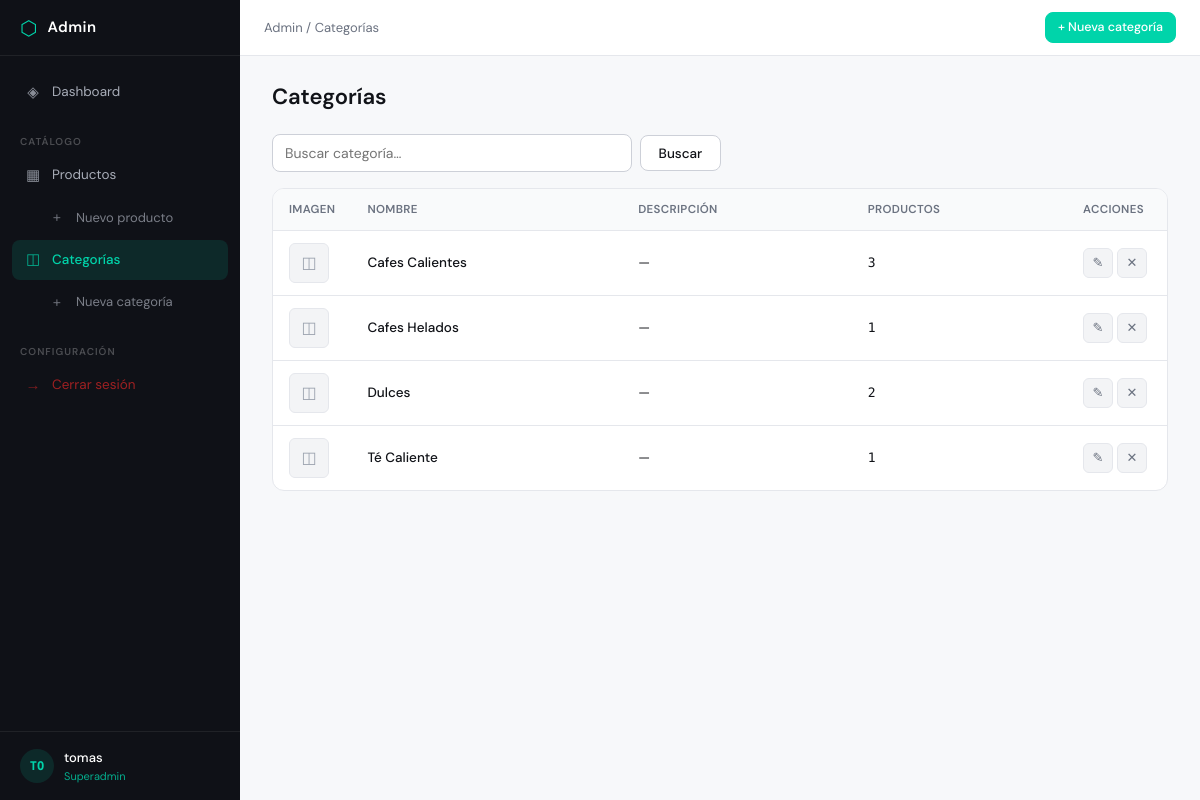
The page /panel/categorias/ (signed in) on the database its author committed.
### catalogo/models.py (models this page shows, shortened)
class Categoria(models.Model):
    nombre = models.CharField( max_length=100)
    image = models.ImageField(upload_to='categorias/', null=True, blank=True)
    tiene_tamano = models.BooleanField(default=False)
    tiene_tipo_leche = models.BooleanField(default=False)

### backoffice/views.py (the view)
# urls.py: path('categorias/', views.categoria_lista, name='admin_categoria_lista'),
@admin_required
def categoria_lista(request):
    categorias = Categoria.objects.annotate(num_productos=Count('productos')).order_by('nombre')
    query = request.GET.get('q', '').strip()
    if query:
        categorias = categorias.filter(nombre__icontains=query)
    paginator = Paginator(categorias, 20)
    page = request.GET.get('page', 1)
    categorias_page = paginator.get_page(page)
    return render(request, 'admin_panel/categoria_lista.html', {'categorias': categorias_page, 'query': query})

### backoffice/views.py (called while the page is built)
def admin_required(view_func):
    @wraps(view_func)
    def _wrapped_view(request, *args, **kwargs):
        if not request.user.is_authenticated:
            messages.error(request, 'Debes iniciar sesión para acceder al panel.')
            return redirect('admin_login')
        if not (request.user.is_staff or request.user.is_superuser):
            messages.error(request, 'No tienes permisos para acceder al panel.')
            return redirect('inicio') # <-- Lo cambié a 'inicio' para que devuelva al home
        return view_func(request, *args, **kwargs)
    return _wrapped_view

### catalogo/context_processors.py (called while the page is built)
def cantidad_carrito(request):
    total = 0
    if 'carrito' in request.session: # si ya hay un carrito
        for key, value in request.session['carrito'].items():
            total += value['cantidad'] # suma la cantidad de cada prod guardado
    return {'cantidad_carrito' : total} #envia la cantidad al html

### catalogo/templates/admin_panel/categoria_lista.html (shortened to what this page needs)
{% extends 'admin_panel/base.html' %}
{% block breadcrumb %} / <a href="{% url 'admin_categoria_lista' %}">Categorías</a>{% endblock %}
{% block topbar_actions %}
<a href="{% url 'admin_categoria_crear' %}" class="btn btn-primary btn-sm">+ Nueva categoría</a>
{% endblock %}
{% block content %}
<div class="page-header">
  <h1 class="page-title">Categorías</h1>
</div>
<div class="filter-bar">
  <form method="get" class="filter-form">
    <input type="text" name="q" value="{{ query }}" placeholder="Buscar categoría…" class="form-control filter-search">
    <button type="submit" class="btn btn-secondary">Buscar</button>
  </form>
</div>
{% if categorias %}
<div class="table-wrap">
  <table class="table">
    <thead>
      <tr>
        <th>Imagen</th>
        <th>Nombre</th>
        <th>Descripción</th>
        <th>Productos</th>
        <th class="col-actions">Acciones</th>
      </tr>
    </thead>
    <tbody>
      {% for cat in categorias %}
      <tr>
        <td class="col-img">
          {% if cat.imagen %}
          <img src="{{ cat.imagen.url }}" alt="{{ cat.nombre }}" class="table-thumb">
          {% else %}
          <div class="table-thumb-empty">◫</div>
          {% endif %}
        </td>
        <td>
          <a href="{% url 'admin_categoria_editar' cat.pk %}" class="table-link">{{ cat.nombre }}</a>
        </td>
        <td class="text-muted">{{ cat.descripcion|default:"—"|truncatechars:60 }}</td>
        <td class="num">{{ cat.num_productos }}</td>
        <td class="col-actions">
          <div class="action-group">
            <a href="{% url 'admin_categoria_editar' cat.pk %}" class="action-btn" title="Editar">✎</a>
            <a href="{% url 'admin_categoria_eliminar' cat.pk %}" class="action-btn action-btn--danger" title="Eliminar">✕</a>
          </div>
        </td>
      </tr>
      {% endfor %}
    </tbody>
  </table>
</div>
{% endif %}
{% endblock %}

### catalogo/templates/admin_panel/base.html (shortened to what this page needs)
<!DOCTYPE html>
<html lang="es">
<head>
{% load static %}
<link rel="stylesheet" href="{% static 'catalogo/css/admin.css' %}">
</head>
<body>
{% if user.is_authenticated %}
<div class="layout">
  <aside class="sidebar" id="sidebar">
    <div class="sidebar-header">
      <div class="logo">
        <span class="logo-icon">⬡</span>
        <span class="logo-text">Admin</span>
      </div>
    </div>
    <nav class="sidebar-nav">
      <a href="{% url 'admin_dashboard' %}" class="nav-item {% if request.resolver_match.url_name == 'dashboard' %}active{% endif %}">
        <span class="nav-icon">◈</span>
        <span>Dashboard</span>
      </a>
      <div class="nav-section">Catálogo</div>
      <a href="{% url 'admin_producto_lista' %}" class="nav-item {% if 'producto' in request.resolver_match.url_name %}active{% endif %}">
        <span class="nav-icon">▦</span>
        <span>Productos</span>
      </a>
      <a href="{% url 'admin_producto_crear' %}" class="nav-item nav-sub">
        <span class="nav-icon">+</span>
        <span>Nuevo producto</span>
      </a>
      <a href="{% url 'admin_categoria_lista' %}" class="nav-item {% if 'categoria' in request.resolver_match.url_name %}active{% endif %}">
        <span class="nav-icon">◫</span>
        <span>Categorías</span>
      </a>
      <a href="{% url 'admin_categoria_crear' %}" class="nav-item nav-sub">
        <span class="nav-icon">+</span>
        <span>Nueva categoría</span>
      </a>
      <div class="nav-section">Configuración</div>
      <a href="{% url 'admin_logout' %}" class="nav-item nav-logout">
        <span class="nav-icon">→</span>
        <span>Cerrar sesión</span>
      </a>
    </nav>
    <div class="sidebar-footer">
      <div class="user-badge">
        <div class="user-avatar">{{ user.username|slice:":2"|upper }}</div>
        <div class="user-info">
          <span class="user-name">{{ user.get_full_name|default:user.username }}</span>
          <span class="user-role">{% if user.is_superuser %}Superadmin{% else %}Staff{% endif %}</span>
        </div>
      </div>
    </div>
  </aside>
  <main class="main">
    <header class="topbar">
      <div class="breadcrumb">
        <a href="{% url 'admin_dashboard' %}">Admin</a>
        {% block breadcrumb %}{% endblock %}
      </div>
      <div class="topbar-actions">
        {% block topbar_actions %}{% endblock %}
      </div>
    </header>
    <div class="page-content">
      {% block content %}{% endblock %}
    </div>
  </main>
</div>
{% else %}
  {% block auth_content %}{% endblock %}
{% endif %}
</body>
</html>

### rows shown on the page
Categoria: nombre "Cafes Calientes", descripcion "—", num_productos "3"
Categoria: nombre "Cafes Helados", descripcion "—", num_productos "1"
Categoria: nombre "Dulces", descripcion "—", num_productos "2"
Categoria: nombre "Té Caliente", descripcion "—", num_productos "1"

### other values the page prints
{{ user.username|slice:":2"|upper }} "TO"
{{ user.get_full_name|default:user.username }} "tomas"
